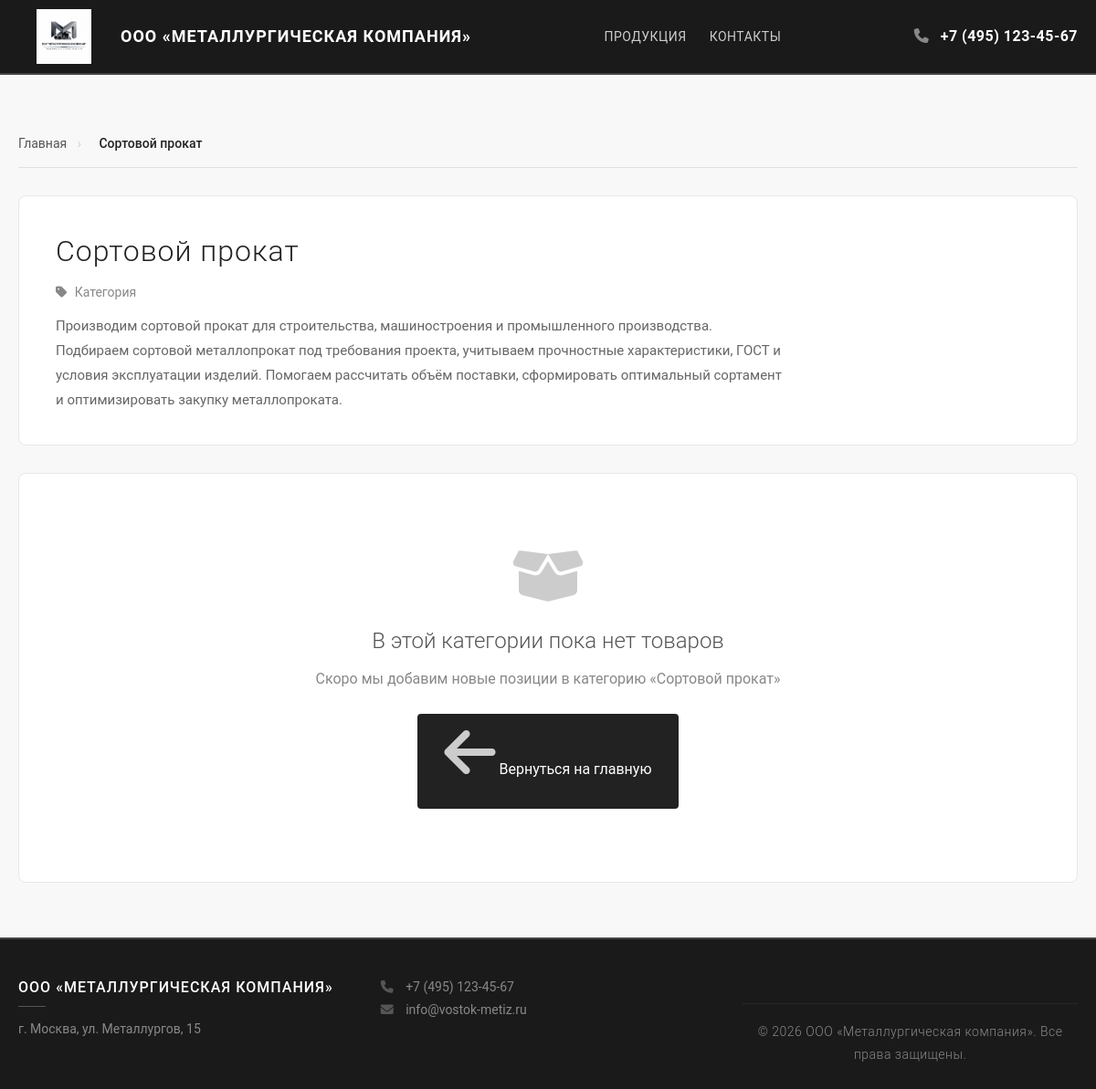
Screenshot of /category/sortovoj-prokat/ with the database file from the repository.
### products/models.py (models this page shows, shortened)
class SiteSetting(models.Model):
    key = models.CharField('Ключ', max_length=100, unique=True)
    value = models.TextField('Значение')
    description = models.CharField('Описание', max_length=200, blank=True)
    class Meta:
        verbose_name = 'Настройка'
        verbose_name_plural = 'Настройки сайта'

class Category(models.Model):
    name = models.CharField('Название', max_length=100)
    slug = models.SlugField('URL', max_length=100, unique=True)
    description = models.TextField('Описание', blank=True)
    image = models.ImageField('Изображение', upload_to='categories/', blank=True, null=True)
    sort_order = models.IntegerField('Порядок сортировки', default=0)
    is_active = models.BooleanField('Активно', default=True)
    created_at = models.DateTimeField('Создано', auto_now_add=True)
    updated_at = models.DateTimeField('Обновлено', auto_now=True)
    class Meta:
        ordering = ['sort_order', 'name']
        verbose_name = 'Категория'
        verbose_name_plural = 'Категории'

### products/views.py (the view)
# urls.py: path('category/<slug:slug>/', views.category_detail, name='category_detail'),
def category_detail(request, slug):
    category = get_object_or_404(Category, slug=slug, is_active=True)
    products = category.products.filter(is_active=True)
    site_settings = get_site_settings()
    context = {
        'category': category,
        'products': products,
        'site_settings': site_settings,
    }
    return render(request, 'main/category_detail.html', context)

### products/views.py (called while the page is built)
def get_site_settings():
    settings = {}
    try:
        for setting in SiteSetting.objects.all():
            settings[setting.key] = setting.value
    except:
        pass
    return settings

### templates/main/category_detail.html (shortened to what this page needs)
{% extends 'base.html' %}
{% load static %}
{% block content %}
<section class="category-page">
    <div class="container">
        <div class="breadcrumb-category">
            <a href="{% url 'home' %}">Главная</a>
            <span>›</span>
            <span class="current">{{ category.name }}</span>
        </div>
        <div class="category-header">
            <h1>{{ category.name }}</h1>
            <div class="category-meta">
                <i class="fas fa-tag"></i> Категория
            </div>
            {% if category.description %}
                <p>{{ category.description }}</p>
            {% endif %}
        </div>
        {% if products %}
            <div class="category-toolbar">
                <div class="count">
                    Показано <strong>{{ products|length }}</strong> товаров
                </div>
            </div>
            <div class="products-grid-category">
                {% for product in products %}
                    <div class="product-card-category" onclick="window.location.href='{{ product.get_absolute_url }}'">
                        {% if product.image %}
                            <img src="{{ product.image.url }}" alt="{{ product.name }}" class="product-image" loading="lazy">
                        {% else %}
                            <div class="product-image-placeholder">
                                <i class="fas fa-industry"></i>
                                <span>Нет фото</span>
                            </div>
                        {% endif %}
                        <h3>{{ product.name }}</h3>
                        {% if product.gost %}
                            <p class="product-spec">ГОСТ: {{ product.gost }}</p>
                        {% endif %}
                        {% if product.steel_grade %}
                            <p class="product-spec">Марка: {{ product.steel_grade }}</p>
                        {% endif %}
                        <a href="{{ product.get_absolute_url }}" class="btn-detail">Подробнее</a>
                    </div>
                {% endfor %}
            </div>
            <div class="back-link-category">
                <a href="{% url 'home' %}">
                    <i class="fas fa-arrow-left"></i>
                    Вернуться на главную
                </a>
            </div>
        {% else %}
            <div class="empty-state">
                <i class="fas fa-box-open"></i>
                <h3>В этой категории пока нет товаров</h3>
                <p>Скоро мы добавим новые позиции в категорию «{{ category.name }}»</p>
                <div style="margin-top: 25px;">
                    <a href="{% url 'home' %}" class="btn-detail" style="display: inline-block; padding: 10px 30px; background: #222222; color: #ffffff; text-decoration: none; border-radius: 4px;">
                        <i class="fas fa-arrow-left"></i> Вернуться на главную
                    </a>
                </div>
            </div>
        {% endif %}
    </div>
</section>
{% endblock %}

### templates/base.html (shortened to what this page needs)
{% load static %}
<!DOCTYPE html>
<html lang="ru">
<head>
    <link rel="stylesheet" href="{% static 'css/style.css' %}">
    <link rel="stylesheet" href="https://cdnjs.cloudflare.com/ajax/libs/font-awesome/6.5.0/css/all.min.css">
</head>
<body>
    <header>
        <div class="container">
            <div class="logo">
                <img src="{% static 'images/logo.png' %}" style="height: 60px; width: auto; max-width: 300px;">
                <span>ООО «Металлургическая компания»</span>
            </div>
            <nav>
                <a href="{% url 'home' %}#products">Продукция</a>
                <a href="#contacts">Контакты</a>
            </nav>
            <div class="contacts-header">
                <a href="tel:{{ site_settings.phone }}" class="phone">
                    <i class="fas fa-phone"></i> {{ site_settings.phone|default:"+7 (123) 456-78-90" }}
                </a>
            </div>
        </div>
    </header>
    <main>
        {% block content %}{% endblock %}
    </main>
    <footer id="contacts">
        <div class="container">
            <div class="footer-grid">
                <div class="footer-info">
                    <h3>ООО «Металлургическая компания»</h3>
                    <p>{{ site_settings.address|default:"г. Москва, ул. Металлургов, д. 1" }}</p>
                </div>
                <div class="footer-contacts">
                    <p><i class="fas fa-phone"></i> {{ site_settings.phone|default:"+7 (123) 456-78-90" }}</p>
                    <p><i class="fas fa-envelope"></i> {{ site_settings.email|default:"info@vostok-metiz.ru" }}</p>
                </div>
                <div class="footer-copy">
                    <p>&copy; 2026 ООО «Металлургическая компания». Все права защищены.</p>
                </div>
            </div>
        </div>
    </footer>
</body>
</html>

### static/css/style.css (style rules this page uses)
* { margin: 0; padding: 0; box-sizing: border-box; }
body { font-family: 'Roboto', 'Arial', sans-serif; line-height: 1.6; color: #222222; background: #ffffff; }
.container { max-width: 1200px; margin: 0 auto; padding: 0 20px; }
a { text-decoration: none; color: inherit; }
header { background: #1a1a1a; color: #ffffff; padding: 10px 0; position: fixed; width: 100%; top: 0; z-index: 1000; border-bottom: 2px solid #444444; }
header .container { display: flex; justify-content: space-between; align-items: center; }
.logo { display: flex; align-items: center; gap: 12px; }
.logo img { height: 45px; width: auto; max-width: 250px; min-width: 100px; object-fit: contain; display: block; background: transparent; image-rendering: auto; }
.logo span { font-size: 18px; font-weight: 700; color: #ffffff; letter-spacing: 1px; text-transform: uppercase; }
nav { display: flex; gap: 25px; }
nav a { color: #cccccc; text-decoration: none; font-size: 14px; font-weight: 400; transition: color 0.3s ease; letter-spacing: 0.5px; text-transform: uppercase; }
.contacts-header .phone { color: #ffffff; text-decoration: none; font-size: 16px; font-weight: 600; transition: color 0.3s ease; letter-spacing: 0.5px; }
.contacts-header .phone i { margin-right: 8px; color: #888888; }
footer { background: #1a1a1a; color: #ffffff; padding: 40px 0 25px; border-top: 2px solid #444444; }
.footer-grid { display: grid; grid-template-columns: repeat(auto-fit, minmax(200px, 1fr)); gap: 30px; }
.footer-grid h3 { font-size: 16px; font-weight: 500; margin-bottom: 12px; color: #ffffff; letter-spacing: 1px; text-transform: uppercase; }
.footer-grid h3::after { content: ''; display: block; width: 30px; height: 1px; background: #555555; margin-top: 8px; }
.footer-grid p { color: #888888; font-size: 14px; line-height: 1.8; }
.footer-grid i { margin-right: 10px; color: #555555; }
.footer-copy { margin-top: 30px; padding-top: 18px; border-top: 1px solid rgba(255, 255, 255, 0.06); text-align: center; color: #666666; font-size: 13px; font-weight: 300; letter-spacing: 0.5px; }

### templates/main/category_detail.html (style rules this page uses)
.category-page { padding: 120px 0 60px; background: #f8f8f8; min-height: 100vh; }
.category-page .container { max-width: 1200px; margin: 0 auto; padding: 0 20px; }
.breadcrumb-category { margin-bottom: 30px; font-size: 14px; color: #888888; padding-bottom: 15px; border-bottom: 1px solid #e0e0e0; }
.breadcrumb-category a { color: #555555; text-decoration: none; transition: color 0.3s; }
.breadcrumb-category span { margin: 0 8px; color: #cccccc; }
.breadcrumb-category .current { color: #222222; font-weight: 500; }
.category-header { background: #ffffff; border-radius: 8px; padding: 35px 40px; margin-bottom: 30px; border: 1px solid #e8e8e8; }
.category-header h1 { font-size: 32px; font-weight: 300; color: #222222; letter-spacing: 1px; margin-bottom: 8px; }
.category-header .category-meta { font-size: 14px; color: #888888; margin-bottom: 12px; }
.category-header .category-meta i { margin-right: 5px; }
.category-header p { font-size: 15px; color: #666666; line-height: 1.8; max-width: 800px; }
.empty-state { text-align: center; padding: 80px 20px; background: #ffffff; border-radius: 8px; border: 1px solid #e8e8e8; }
.empty-state i { font-size: 64px; color: #cccccc; margin-bottom: 20px; }
.empty-state h3 { font-size: 24px; font-weight: 300; color: #555555; margin-bottom: 10px; }
.empty-state p { color: #888888; font-size: 16px; }

### rows the page displays
SiteSetting: phone "+7 (495) 123-45-67"
Category: name "Сортовой прокат", description "Производим сортовой прокат для строительства, машиностроения и промышленного производства. Подбираем сортовой металлопрокат под требования проекта, учитываем прочностные характеристики, ГОСТ и условия эксплуатации изделий. Помогаем рассчитать объём поставки, сформировать оптимальный сортамент и оптимизировать закупку металлопроката."
SiteSetting: address "г. Москва, ул. Металлургов, 15"
SiteSetting: email "info@vostok-metiz.ru"
